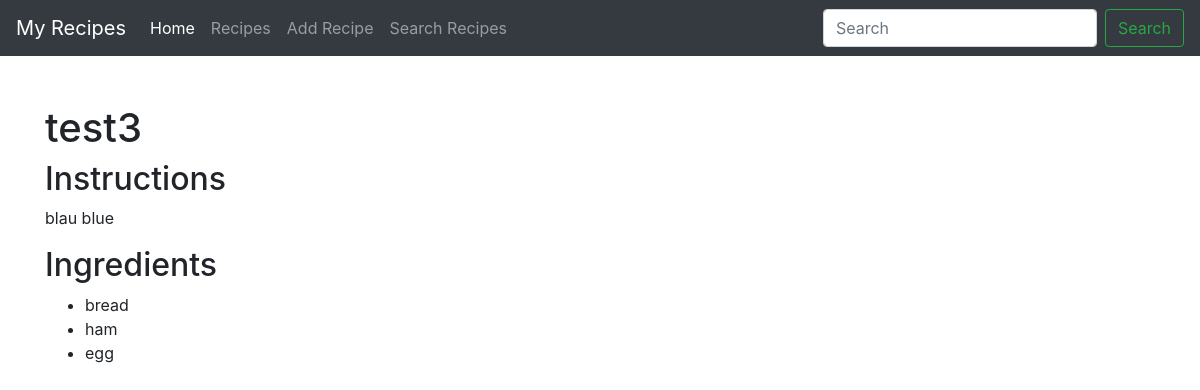
/recipes/1, run on the app's committed database.
### app.py (models this page shows)
class Recipe(db.Model):
    id = db.Column(db.Integer, primary_key=True)
    name = db.Column(db.String(100), nullable=False)
    instructions = db.Column(db.Text, nullable=False)

class Ingredient(db.Model):
    id = db.Column(db.Integer, primary_key=True)
    name = db.Column(db.String(100), nullable=False)
    recipe_id = db.Column(db.Integer, db.ForeignKey('recipe.id'), nullable=False)

### app.py (the view)
@app.route('/recipes/<int:recipe_id>')
def recipe(recipe_id):
    recipe = Recipe.query.get_or_404(recipe_id)
    ingredients = Ingredient.query.filter_by(recipe_id=recipe_id).all()
    return render_template('recipe.html', recipe=recipe, ingredients=ingredients, title=recipe)

### templates/recipe.html
{% extends "base.html" %}
{% block content %}
<div class="content-section">
  <h1>{{ recipe.name }}</h1>
  <h2>Instructions</h2>
  <p>{{ recipe.instructions }}</p>
  <h2>Ingredients</h2>
  <ul>
    {% for ingredient in ingredients %}
    <li>{{ ingredient.name }}</li>
    {% endfor %}
  </ul>
</div>
{% endblock %}

### data on the page
Recipe: name "test3", instructions "blau blue"
Ingredient: name "bread"
Ingredient: name "ham"
Ingredient: name "egg"
